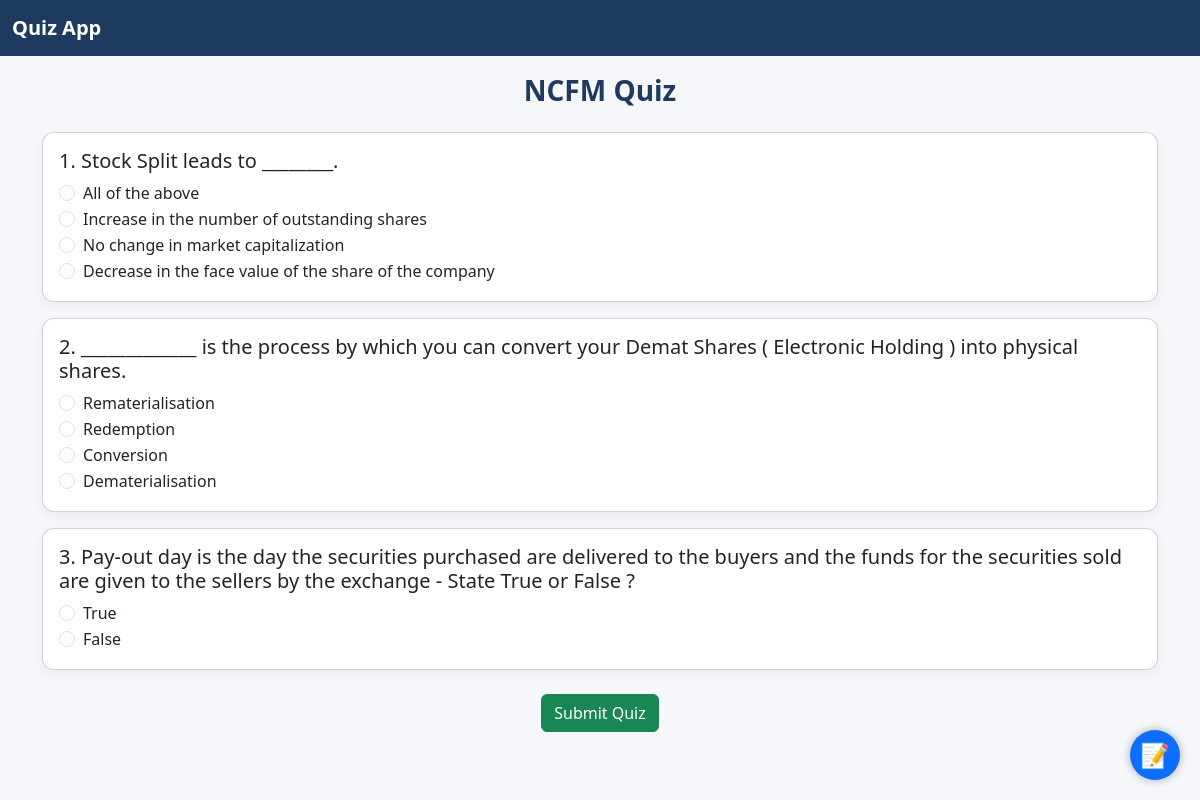
The app's page /retake-wrong/14/ with its own data.
### quiz/models.py (models this page shows, shortened)
class Topic(models.Model):
    name = models.CharField(max_length=100)
    slug = models.SlugField(unique=True)

class Question(models.Model):
    topic = models.ForeignKey(Topic, on_delete=models.CASCADE)
    question = models.TextField()
    answer_description = models.TextField()

class Option(models.Model):
    question = models.ForeignKey(
        Question,
        related_name='options',
        on_delete=models.CASCADE
    )
    option_text = models.CharField(max_length=255)
    is_correct_ans = models.BooleanField(default=False)

### quiz/views.py (the view)
# urls.py: path('retake-wrong/<int:attempt_id>/', views.retake_wrong, name='retake_wrong'),
def retake_wrong(request, attempt_id):
    attempt = get_object_or_404(QuizAttempt, id=attempt_id)
    wrong_question_ids = attempt.wrong_questions
    questions = Question.objects.filter(id__in=wrong_question_ids)
    for q in questions:
        q.options_list = list(q.options.all())
        random.shuffle(q.options_list)
    return render(request, 'start_quiz.html', {
        'topic': attempt.topic,
        'questions': questions
    })

### quiz/templates/start_quiz.html (shortened to what this page needs)
{% extends 'base.html' %}
{% block taskbar_icon %}
<div id="rough-icon" title="Open Rough Sheet" style="
    position:fixed;
    bottom:20px;
    right:20px;
    width:50px;
    height:50px;
    background:#0d6efd;
    color:white;
    border-radius:50%;
    display:flex;
    justify-content:center;
    align-items:center;
    cursor:pointer;
    box-shadow:0 0 10px rgba(0,0,0,0.3);
    z-index:1100;
    font-size:24px;
">
    📝
</div>
{% endblock %}
{% block content %}
<h3 class="text-center mb-4">{{ topic.name }} Quiz</h3>
<form method="post" action="{% url 'submit_quiz' topic.slug %}">
    {% for question in questions %}
        <div class="card mb-3">
            <div class="card-body">
                <h5>{{ forloop.counter }}. {{ question.question }}</h5>
                {% for option in question.options_list %}
                <div class="form-check">
                    <input class="form-check-input" type="radio"
                           name="{{ question.id }}"
                           value="{{ option.id }}"
                           id="q{{ question.id }}o{{ option.id }}">
                    <label class="form-check-label" for="q{{ question.id }}o{{ option.id }}">
                        {{ option.option_text }}
                    </label>
                </div>
                {% endfor %}
            </div>
        </div>
    {% endfor %}
    <div class="text-center mt-4">
        <button type="submit" class="btn btn-success">Submit Quiz</button>
    </div>
</form>
{% endblock %}

### quiz/templates/base.html (shortened to what this page needs)
{% load static %}
<!DOCTYPE html>
<html>
<head>
  <link href="https://cdn.jsdelivr.net/npm/bootstrap@5.3.3/dist/css/bootstrap.min.css" rel="stylesheet">
  <link rel="stylesheet" href="https://cdn.jsdelivr.net/npm/bootstrap-icons@1.11.1/font/bootstrap-icons.css">
  <link rel="stylesheet" href="{% static 'css/style.css' %}">
</head>
<body>
<nav class="navbar fixed-top navbar-expand-lg custom-navbar">
  <div class="container-fluid">
    <a class="navbar-brand text-light" href='{% url "topic_list" %}'>Quiz App</a>
  </div>
</nav>
<div class="container">
  <br />
  {% block content %}{% endblock %}
  <br />
</div>
{% block taskbar_icon %}{% endblock %}
<link href="https://cdn.jsdelivr.net/npm/select2@4.1.0-rc.0/dist/css/select2.min.css" rel="stylesheet" />
</body>
</html>

### quiz/static/css/style.css (style rules this page uses)
body { padding: 0 8px; padding-top: 50px; background-color: #f5f7fa; color: #212529; }
.custom-navbar { background-color: #1f3a5f; }
.custom-navbar .navbar-brand { font-weight: 600; color: #ffffff !important; }
h1, h2, h3 { color: #1f3a5f; font-weight: 600; }
.card { border-radius: 12px; box-shadow: 0 4px 12px rgba(0,0,0,0.05); }

### records on screen
Topic: name "NCFM"
Question: question "Stock Split leads to ________."
Option: option_text "All of the above"
Option: option_text "Increase in the number of outstanding shares"
Option: option_text "No change in market capitalization"
Option: option_text "Decrease in the face value of the share of the company"
Question: question "_____________ is the process by which you can convert your Demat Shares ( Electronic Holding ) into physical shares."
Option: option_text "Rematerialisation"
Option: option_text "Redemption"
Option: option_text "Conversion"
Option: option_text "Dematerialisation"
Question: question "Pay-out day is the day the securities purchased are delivered to the buyers and the funds for the securities sold are given to the sellers by the exchange - State True or False ?"
Option: option_text "True"
Option: option_text "False"
